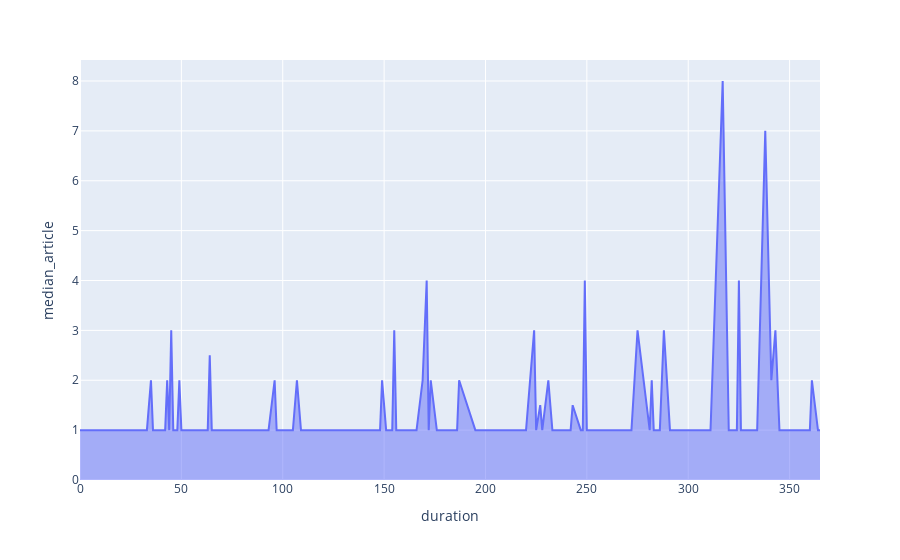

Notebook cell for this chart:
### Code cell
fig = px.area(plot_df, x='duration', y='median_article')
fig.show()

### Figure 1 — Plotly figure (JSON) as saved in the notebook; plotly's stock layout.template omitted (floating-point values rounded to 4 significant figures; data arrays with more than 128 entries replaced by an {"elided": "..."} marker saying what was removed)
{"data": [{"hoverlabel": {"namelength": 0}, "hovertemplate": "duration=%{x}<br>median_article=%{y}", "legendgroup": "", "line": {"color": "#636efa"}, "mode": "lines", "name": "", "orientation": "v", "showlegend": false, "stackgroup": "1", "type": "scatter", "x": {"elided": "222 int values"}, "xaxis": "x", "y": {"elided": "222 float values"}, "yaxis": "y"}], "layout": {"autosize": true, "legend": {"tracegroupgap": 0}, "margin": {"t": 60}, "xaxis": {"anchor": "y", "autorange": true, "domain": [0, 1], "range": [0, 365], "title": {"text": "duration"}, "type": "linear"}, "yaxis": {"anchor": "x", "autorange": true, "domain": [0, 1], "range": [0, 8.421], "title": {"text": "median_article"}, "type": "linear"}}}
